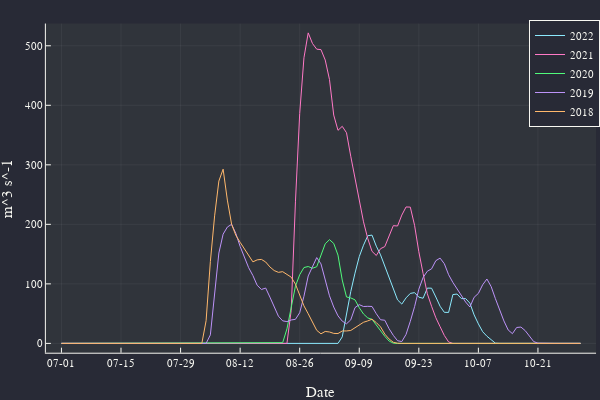

The notebook cell this image was saved under:
### Code cell
# I HATE DATES!
trunc(s) = s[end-4:end]
xTicks = (datas[1,1]:Day(14):datas[end,1], trunc.(string.(Date(datas[1,1]):Day(14):Date(datas[end,1]))))
p = plot(Matrix(datas[!,1:2:n]), Matrix(datas[!,2:2:n]),
	minorticks = 14,
	xticks = xTicks,
	labels = reshape(names, 1,5),
	xlabel = "Date",
)
